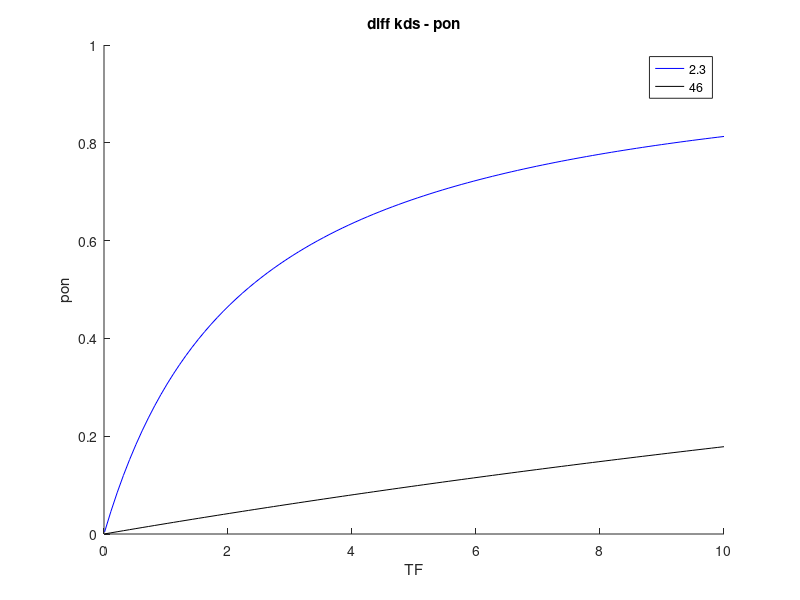

This chart was generated by the following MATLAB code:
function [flag]= Figure4C()
flag = 1;
%%
% 20190930 CODE to generate dose response for Figures 4C-D
TF = linspace(0.01,10,100);
kd1 = 2.3;
kd2 = 46;
% pon as a fn of TF 
% pon = TF/(TF + kd)
pon1 = TF./(TF + kd1);
pon2 = TF./(TF + kd2);
figure(1); plot(TF,pon1,'b'); hold on;
plot(TF,pon2,'k'); box off; ylabel('pon'); xlabel('TF');
legend('2.3','46');
title('diff kds - pon');
% protein as a fn of TF
% protein = (beta2.*beta1)./(gamma1.*gamma2).*TF./(TF+kd)
beta2 = 0.06; beta1 = 0.1; gamma1 = 0.04; gamma2 = 0.0083;
protein1 = (beta2.*beta1)./(gamma1.*gamma2).*TF./(TF +kd1);
protein2 = (beta2.*beta1)./(gamma1.*gamma2).*TF./(TF +kd2);
% figure(2); plot(TF,protein1,'b'); hold on;
% plot(TF,protein2,'k'); box off; ylabel('protein'); xlabel('TF');
% legend('2.3','46');
% title('diff kds - prot');
% quasi-linear plotting of pon as a fn of TF
TFmax = 2.6;
fact = 0.6; %0.6;
b1 = fact./TFmax;
pon1L = b1.*TF;
% figure(3); plot(TF,pon1,'b'); hold on;
% plot(TF,pon1L,'k'); box off; ylabel('pon'); xlabel('TF');
% legend('non','lin'); xlim([0 2.6]); 
% title('linear vs non - pon');
% quasi-linear plotting of protein as a fn of TF
fact = 0.033; %0.6;
b1 = fact./TFmax;
protein1L = (beta2.*beta1)./(gamma1.*gamma2).*b1.*TF;
% figure(4); plot(TF,pon1,'b'); hold on;
% plot(TF,protein1L,'k'); box off; ylabel('protein'); xlabel('TF');
% legend('non','lin'); xlim([0 2.6]); 
% title('linear vs non - prot');

